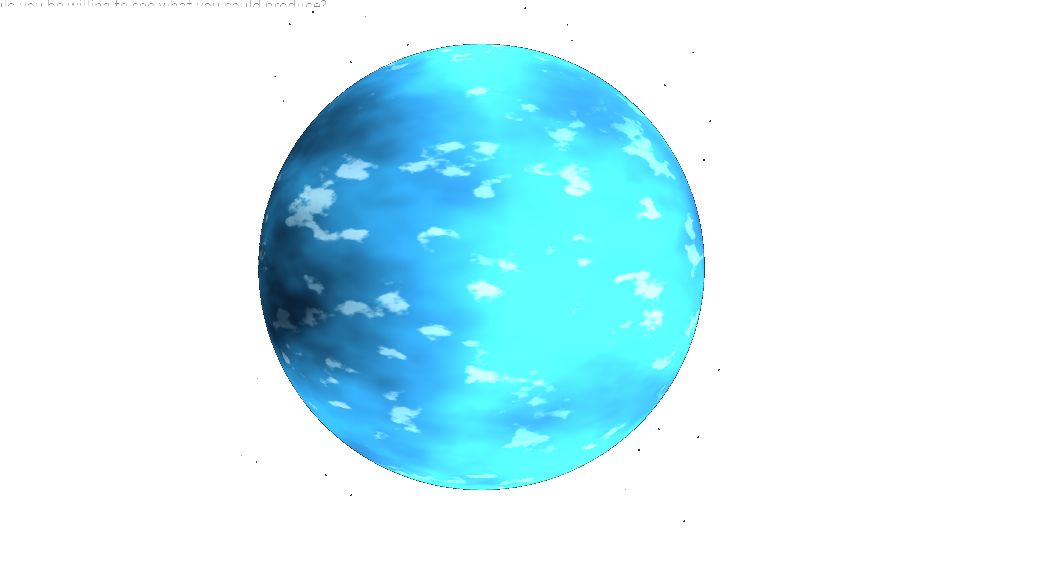
#> input picture my-3d-component/src/assets/planet_2d.png, 1038 x 585 px; its folder holds only this picture in this run
$ python check_seamlessness.py
#> lines starting #> are read from the running program, lines starting #| are printed output that depends on the picture

import os
import sys
from PIL import Image

def calculate_pixel_difference(pixel1, pixel2):
    """Calculates the sum of absolute differences between two RGB pixels."""
    if len(pixel1) < 3 or len(pixel2) < 3: # Handle grayscale or indexed images
        return abs(pixel1[0] - pixel2[0])
    return sum(abs(pixel1[i] - pixel2[i]) for i in range(3))

def check_horizontal_seamlessness(image_path, threshold=75):
    """
    Checks if an image is horizontally seamless (left edge matches right edge).

    Args:
        image_path (str): The path to the image file.
        threshold (int): The maximum allowed sum of absolute RGB differences
                         between corresponding pixels on the left and right edges.

    Returns:
        tuple: (is_seamless (bool), diff_value (float or None)).
               diff_value is the maximum difference found if not seamless, else None.
    """
#> called with image_path = 'my-3d-component/src/assets/planet_2d.png', threshold = 75
    try:
        with Image.open(image_path) as img:
            # Convert to RGB to ensure consistent pixel comparison
#> img is the input picture: PIL image 1038x585 RGBA; mean R, G, B, A 19.8, 52.7, 60.3, 65.8
            img = img.convert("RGB")
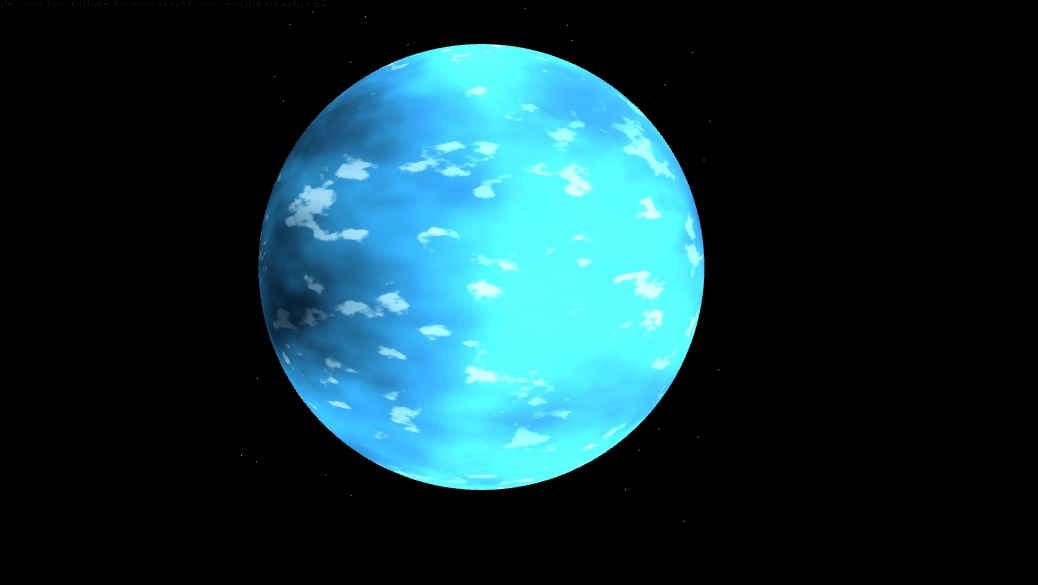
#> img: PIL image 1038x585 RGB; mean R, G, B 19.8, 52.7, 60.3
            width, height = img.size
#> width = 1038; height = 585

            if width < 2:
                print(f"  Skipping {os.path.basename(image_path)}: image width too small for seamlessness check.", file=sys.stderr)
                return True, 0 # Considered seamless if too small to check meaningfully

            max_diff = 0
            for y in range(height):
                left_pixel = img.getpixel((0, y))
                right_pixel = img.getpixel((width - 1, y))
                diff = calculate_pixel_difference(left_pixel, right_pixel)
                if diff > max_diff:
                    max_diff = diff
                if diff > threshold:
                    # Early exit if a significant difference is found
                    return False, max_diff
#> after the loop, max_diff = 0
            return True, max_diff

    except FileNotFoundError:
        print(f"Error: Image file not found at {image_path}", file=sys.stderr)
        return False, None
    except Exception as e:
        print(f"Error processing image {image_path}: {e}", file=sys.stderr)
        return False, None

def main():
    assets_dir = "my-3d-component/src/assets" # Assuming script is run from project root

    # Use glob to find all PNG files recursively
    # glob.glob is not available directly through the agent, so I will need to use `run_shell_command` with a find equivalent or rely on the agent to do glob search
    # For now, I'll simulate globbing by assuming the asset structure from previous `list_directory` calls.
    # A more robust solution would involve recursively listing directories and filtering files.

    # Let's try to get a list of files using `glob` tool
    # However, the glob tool returns absolute paths, which I then need to make relative to assets_dir if I want to present them nicely.
    # Better to just use Python's os.walk and filter for .png files.

    if not os.path.isdir(assets_dir):
        print(f"Error: Assets directory not found at {assets_dir}", file=sys.stderr)
        sys.exit(1)

    print(f"Checking PNG files in '{assets_dir}' for horizontal seamlessness (threshold={check_horizontal_seamlessness.__defaults__[0]})...")

    non_seamless_files = []
    seamless_files = []

    for root, _, files in os.walk(assets_dir):
        for file in files:
            if file.lower().endswith('.png'):
                image_path = os.path.join(root, file)
                is_seamless, max_diff = check_horizontal_seamlessness(image_path)
#> is_seamless = True; max_diff = 0
                if not is_seamless:
                    non_seamless_files.append((image_path, max_diff))
                else:
                    seamless_files.append((image_path, max_diff))

    if non_seamless_files:
        print("\n--- Non-seamless files found (may show noticeable edge on sphere): ---")
        for path, diff in non_seamless_files:
            print(f"- {path} (Max difference: {diff:.2f})")
    else:
        print("\nAll checked PNG files appear horizontally seamless.")


    print("\nCheck complete.")

if __name__ == "__main__":
    main()
